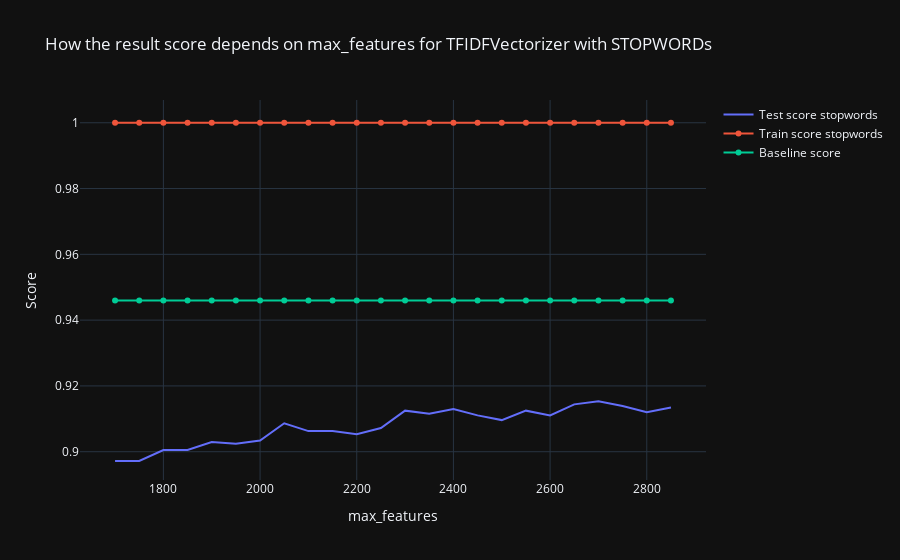

Notebook cell for this chart:
### Code cell
fig = go.Figure()
fig.add_trace(go.Scatter(x=list(range(min_value,max_value, step_value)), y=score_test_lst2,
                    mode='lines',
                    name='Test score stopwords'))
fig.add_trace(go.Scatter(x=list(range(min_value,max_value, step_value)), y=score_train_lst2,
                    mode='lines+markers',
                    name='Train score stopwords'))
fig.add_trace(go.Scatter(x=list(range(min_value,max_value, step_value)), y=[base_line]*(max_value-min_value),
                    mode='lines+markers',
                    name='Baseline score'))

fig.update_layout(title='How the result score depends on max_features for TFIDFVectorizer with STOPWORDs',
                   xaxis_title='max_features',
                   yaxis_title='Score')
fig.show()

### Figure 1 — Plotly figure (JSON) as saved in the notebook; plotly's stock layout.template omitted (floating-point values rounded to 4 significant figures; data arrays with more than 128 entries replaced by an {"elided": "..."} marker saying what was removed)
{"data": [{"mode": "lines", "name": "Test score stopwords", "x": [1700, 1750, 1800, 1850, 1900, 1950, 2000, 2050, 2100, 2150, 2200, 2250, 2300, 2350, 2400, 2450, 2500, 2550, 2600, 2650, 2700, 2750, 2800, 2850], "y": [0.8972, 0.8972, 0.9005, 0.9005, 0.9029, 0.9024, 0.9034, 0.9087, 0.9063, 0.9063, 0.9053, 0.9072, 0.9125, 0.9115, 0.913, 0.911, 0.9096, 0.9125, 0.911, 0.9144, 0.9154, 0.9139, 0.912, 0.9134], "type": "scatter"}, {"mode": "lines+markers", "name": "Train score stopwords", "x": [1700, 1750, 1800, 1850, 1900, 1950, 2000, 2050, 2100, 2150, 2200, 2250, 2300, 2350, 2400, 2450, 2500, 2550, 2600, 2650, 2700, 2750, 2800, 2850], "y": [1.0, 1.0, 1.0, 1.0, 1.0, 1.0, 1.0, 1.0, 1.0, 1.0, 1.0, 1.0, 1.0, 1.0, 1.0, 1.0, 1.0, 1.0, 1.0, 1.0, 1.0, 1.0, 1.0, 1.0], "type": "scatter"}, {"mode": "lines+markers", "name": "Baseline score", "x": [1700, 1750, 1800, 1850, 1900, 1950, 2000, 2050, 2100, 2150, 2200, 2250, 2300, 2350, 2400, 2450, 2500, 2550, 2600, 2650, 2700, 2750, 2800, 2850], "y": {"elided": "1200 float values"}, "type": "scatter"}], "layout": {"title": {"text": "How the result score depends on max_features for TFIDFVectorizer with STOPWORDs"}, "xaxis": {"title": {"text": "max_features"}}, "yaxis": {"title": {"text": "Score"}}}}
